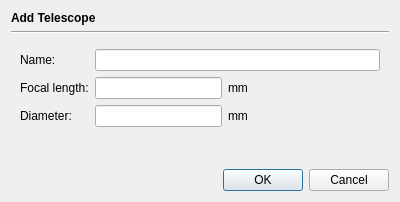
<?xml version="1.0" encoding="UTF-8"?>
<ui version="4.0">
 <class>AddTelescopeDialog</class>
 <widget class="QDialog" name="AddTelescopeDialog">
  <property name="geometry">
   <rect>
    <x>0</x>
    <y>0</y>
    <width>400</width>
    <height>202</height>
   </rect>
  </property>
  <property name="windowTitle">
   <string>Dialog</string>
  </property>
  <layout class="QVBoxLayout" name="verticalLayout">
   <item>
    <widget class="QLabel" name="label">
     <property name="font">
      <font>
       <bold>true</bold>
      </font>
     </property>
     <property name="text">
      <string>Add Telescope</string>
     </property>
    </widget>
   </item>
   <item>
    <widget class="Line" name="line">
     <property name="orientation">
      <enum>Qt::Horizontal</enum>
     </property>
    </widget>
   </item>
   <item>
    <widget class="QWidget" name="widget" native="true">
     <property name="sizePolicy">
      <sizepolicy hsizetype="Preferred" vsizetype="Preferred">
       <horstretch>0</horstretch>
       <verstretch>0</verstretch>
      </sizepolicy>
     </property>
     <layout class="QGridLayout" name="gridLayout">
      <item row="1" column="1">
       <widget class="QLineEdit" name="fField"/>
      </item>
      <item row="1" column="2">
       <widget class="QLabel" name="label_4">
        <property name="text">
         <string>mm</string>
        </property>
       </widget>
      </item>
      <item row="1" column="0">
       <widget class="QLabel" name="label_3">
        <property name="text">
         <string>Focal length:</string>
        </property>
       </widget>
      </item>
      <item row="0" column="1" colspan="3">
       <widget class="QLineEdit" name="nameField"/>
      </item>
      <item row="0" column="0">
       <widget class="QLabel" name="label_2">
        <property name="text">
         <string>Name:</string>
        </property>
       </widget>
      </item>
      <item row="1" column="3">
       <spacer name="horizontalSpacer">
        <property name="orientation">
         <enum>Qt::Horizontal</enum>
        </property>
        <property name="sizeHint" stdset="0">
         <size>
          <width>40</width>
          <height>20</height>
         </size>
        </property>
       </spacer>
      </item>
      <item row="2" column="0">
       <widget class="QLabel" name="label_5">
        <property name="text">
         <string>Diameter:</string>
        </property>
       </widget>
      </item>
      <item row="2" column="1">
       <widget class="QLineEdit" name="dField"/>
      </item>
      <item row="2" column="2">
       <widget class="QLabel" name="label_6">
        <property name="text">
         <string>mm</string>
        </property>
       </widget>
      </item>
     </layout>
    </widget>
   </item>
   <item>
    <spacer name="verticalSpacer">
     <property name="orientation">
      <enum>Qt::Vertical</enum>
     </property>
     <property name="sizeHint" stdset="0">
      <size>
       <width>20</width>
       <height>100</height>
      </size>
     </property>
    </spacer>
   </item>
   <item>
    <widget class="QDialogButtonBox" name="buttonBox">
     <property name="orientation">
      <enum>Qt::Horizontal</enum>
     </property>
     <property name="standardButtons">
      <set>QDialogButtonBox::Cancel|QDialogButtonBox::Ok</set>
     </property>
    </widget>
   </item>
  </layout>
 </widget>
 <tabstops>
  <tabstop>nameField</tabstop>
  <tabstop>fField</tabstop>
  <tabstop>dField</tabstop>
 </tabstops>
 <resources/>
 <connections>
  <connection>
   <sender>buttonBox</sender>
   <signal>accepted()</signal>
   <receiver>AddTelescopeDialog</receiver>
   <slot>accept()</slot>
   <hints>
    <hint type="sourcelabel">
     <x>248</x>
     <y>254</y>
    </hint>
    <hint type="destinationlabel">
     <x>157</x>
     <y>274</y>
    </hint>
   </hints>
  </connection>
  <connection>
   <sender>buttonBox</sender>
   <signal>rejected()</signal>
   <receiver>AddTelescopeDialog</receiver>
   <slot>reject()</slot>
   <hints>
    <hint type="sourcelabel">
     <x>316</x>
     <y>260</y>
    </hint>
    <hint type="destinationlabel">
     <x>286</x>
     <y>274</y>
    </hint>
   </hints>
  </connection>
 </connections>
</ui>
